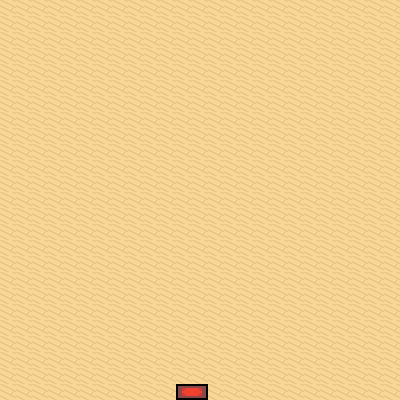

A level layout from a 2D game, rendered from its tile map. Below: a short description, then the map file with its tile-grid data intact:
An orthogonal 25x25 tile map with 16x16 px tiles, 1 tile layer (floor) and 2 objects (exit_house, spawn_house).

<map version="1.9" tiledversion="1.9.2" orientation="orthogonal" renderorder="right-down" width="25" height="25" tilewidth="16" tileheight="16" infinite="0" nextlayerid="4" nextobjectid="3">
 <tileset firstgid="1" source="house.tsx" />
 <layer id="1" name="floor" width="25" height="25">
  <data encoding="csv">
302,302,302,302,302,302,302,302,302,302,302,302,302,302,302,302,302,302,302,302,302,302,302,302,302,
302,302,302,302,302,302,302,302,302,302,302,302,302,302,302,302,302,302,302,302,302,302,302,302,302,
302,302,302,302,302,302,302,302,302,302,302,302,302,302,302,302,302,302,302,302,302,302,302,302,302,
302,302,302,302,302,302,302,302,302,302,302,302,302,302,302,302,302,302,302,302,302,302,302,302,302,
302,302,302,302,302,302,302,302,302,302,302,302,302,302,302,302,302,302,302,302,302,302,302,302,302,
302,302,302,302,302,302,302,302,302,302,302,302,302,302,302,302,302,302,302,302,302,302,302,302,302,
302,302,302,302,302,302,302,302,302,302,302,302,302,302,302,302,302,302,302,302,302,302,302,302,302,
302,302,302,302,302,302,302,302,302,302,302,302,302,302,302,302,302,302,302,302,302,302,302,302,302,
302,302,302,302,302,302,302,302,302,302,302,302,302,302,302,302,302,302,302,302,302,302,302,302,302,
302,302,302,302,302,302,302,302,302,302,302,302,302,302,302,302,302,302,302,302,302,302,302,302,302,
302,302,302,302,302,302,302,302,302,302,302,302,302,302,302,302,302,302,302,302,302,302,302,302,302,
302,302,302,302,302,302,302,302,302,302,302,302,302,302,302,302,302,302,302,302,302,302,302,302,302,
302,302,302,302,302,302,302,302,302,302,302,302,302,302,302,302,302,302,302,302,302,302,302,302,302,
302,302,302,302,302,302,302,302,302,302,302,302,302,302,302,302,302,302,302,302,302,302,302,302,302,
302,302,302,302,302,302,302,302,302,302,302,302,302,302,302,302,302,302,302,302,302,302,302,302,302,
302,302,302,302,302,302,302,302,302,302,302,302,302,302,302,302,302,302,302,302,302,302,302,302,302,
302,302,302,302,302,302,302,302,302,302,302,302,302,302,302,302,302,302,302,302,302,302,302,302,302,
302,302,302,302,302,302,302,302,302,302,302,302,302,302,302,302,302,302,302,302,302,302,302,302,302,
302,302,302,302,302,302,302,302,302,302,302,302,302,302,302,302,302,302,302,302,302,302,302,302,302,
302,302,302,302,302,302,302,302,302,302,302,302,302,302,302,302,302,302,302,302,302,302,302,302,302,
302,302,302,302,302,302,302,302,302,302,302,302,302,302,302,302,302,302,302,302,302,302,302,302,302,
302,302,302,302,302,302,302,302,302,302,302,302,302,302,302,302,302,302,302,302,302,302,302,302,302,
302,302,302,302,302,302,302,302,302,302,302,302,302,302,302,302,302,302,302,302,302,302,302,302,302,
302,302,302,302,302,302,302,302,302,302,302,302,302,302,302,302,302,302,302,302,302,302,302,302,302,
302,302,302,302,302,302,302,302,302,302,302,495,496,302,302,302,302,302,302,302,302,302,302,302,302
</data>
 </layer>
 <objectgroup id="3" name="Objects">
  <object id="1" name="exit_house" x="176.387" y="381.223" width="30.5832" height="17.0697" />
  <object id="2" name="spawn_house" x="192.034" y="375.533">
   <point />
  </object>
 </objectgroup>
</map>
